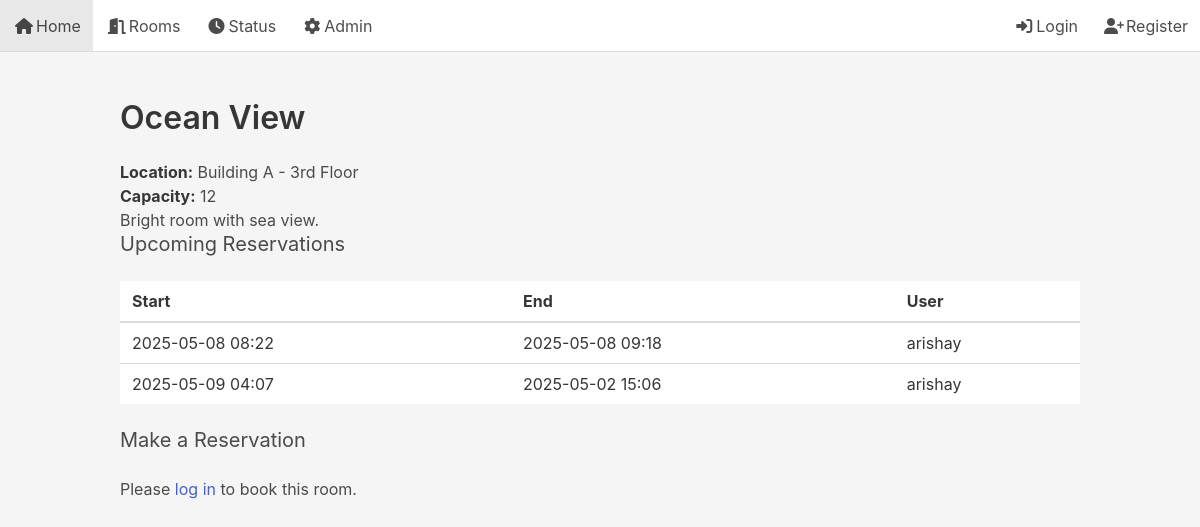
/rooms/1/, run on an earlier commit of the app's database.
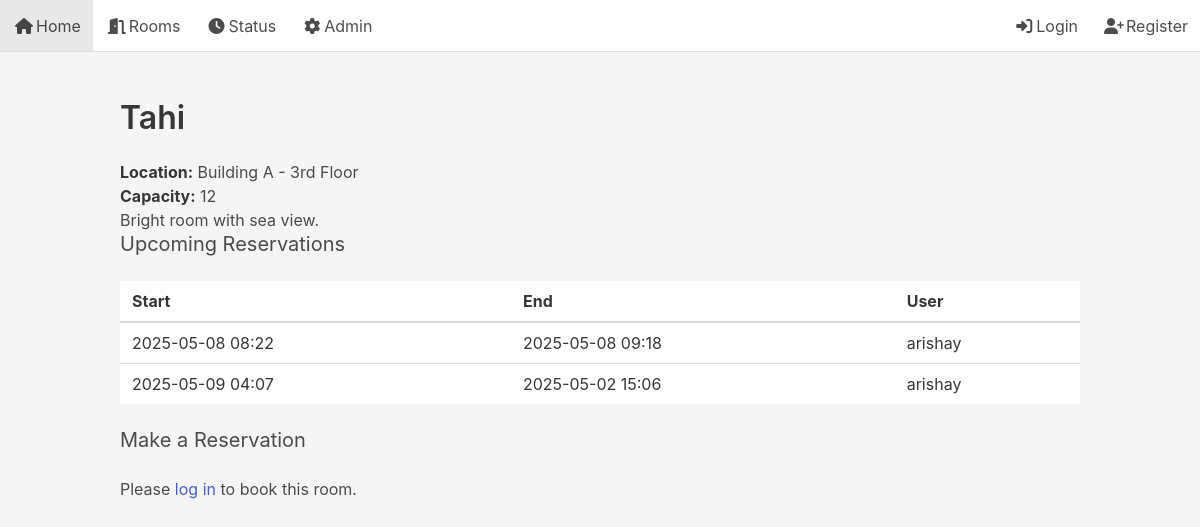
And on a later commit of the database.
### reservations/models.py (models this page shows, shortened)
class Room(models.Model):
    name        = models.CharField(max_length=100)
    location    = models.CharField(max_length=100)
    capacity    = models.PositiveIntegerField()
    description = models.TextField(blank=True)

### reservations/views.py (the view)
# urls.py: path('rooms/<int:pk>/',  views.room_detail,       name='room_detail'),
def room_detail(request, pk):
    room = get_object_or_404(Room, pk=pk)
    upcoming = Reservation.objects.filter(
        room=room,
        end_time__gte=timezone.now()
    ).order_by('start_time')
    if request.method == 'POST':
        if not request.user.is_authenticated:
            return redirect_to_login(request.path)
        form = ReservationForm(request.POST)
        if form.is_valid():
            res = form.save(commit=False)
            res.user, res.room = request.user, room
            try:
                res.clean()
                res.save()
                ctx = {'reservation': res}
                subject  = 'Your Room Reservation is Confirmed'
                text_body = render_to_string('emails/confirmation_email.txt', ctx)
                html_body = render_to_string('emails/confirmation_email.html', ctx)
                send_mail(subject, text_body, None, [res.user.email], html_message=html_body)
                messages.success(request, 'Reservation confirmed (email sent).')
                return redirect('my_reservations')
            except Exception as e:
                messages.error(request, e)
        else:
            for field, errs in form.errors.items():
                for err in errs:
                    messages.error(request, f"{field}: {err}")
    else:
        form = ReservationForm()
    return render(request, 'reservations/room_detail.html', {
        'room':     room,
        'form':     form,
        'upcoming': upcoming,
    })

### templates/reservations/room_detail.html (shortened to what this page needs)
{% extends 'base.html' %}
{% block content %}
  <h1 class="title">{{ room.name }}</h1>
  <p><strong>Location:</strong> {{ room.location }}</p>
  <p><strong>Capacity:</strong> {{ room.capacity }}</p>
  <p>{{ room.description }}</p>
  <h2 class="subtitle">Upcoming Reservations</h2>
  {% if upcoming %}
    <table class="table is-fullwidth">
      <thead>
        <tr><th>Start</th><th>End</th><th>User</th></tr>
      </thead>
      <tbody>
        {% for res in upcoming %}
          <tr>
            <td>{{ res.start_time|date:"Y-m-d H:i" }}</td>
            <td>{{ res.end_time|date:"Y-m-d H:i" }}</td>
            <td>{{ res.user.username }}</td>
          </tr>
        {% endfor %}
      </tbody>
    </table>
  {% else %}
    <p>No upcoming reservations.</p>
  {% endif %}
  <h2 class="subtitle mt-5">Make a Reservation</h2>
  {% if user.is_authenticated %}
    <form method="post">
      {% csrf_token %}
      {{ form.non_field_errors }}
      <div class="field">
        <label class="label">Start</label>
        <div class="control">{{ form.start_time }}</div>
      </div>
      <div class="field">
        <label class="label">End</label>
        <div class="control">{{ form.end_time }}</div>
      </div>
      <button class="button is-primary">Book Room</button>
    </form>
  {% else %}
    <p>Please <a href="{% url 'login' %}">log in</a> to book this room.</p>
  {% endif %}
{% endblock %}

What changed in the data, as far as the page shows it:
changed Room "Building A - 3rd Floor": name "Ocean View" → "Tahi"
